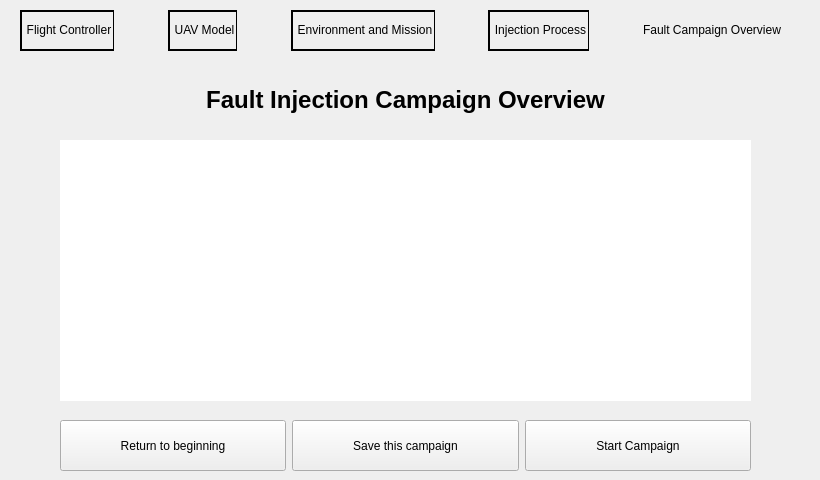
    <widget class="QWidget" name="page_6">
     <widget class="QLabel" name="label_SFGPSO">
      <property name="geometry">
       <rect>
        <x>0</x>
        <y>70</y>
        <width>811</width>
        <height>61</height>
       </rect>
      </property>
      <property name="toolTip">
       <string>&lt;html&gt;&lt;head/&gt;&lt;body&gt;&lt;p align=&quot;center&quot;&gt;&lt;br/&gt;&lt;/p&gt;&lt;/body&gt;&lt;/html&gt;</string>
      </property>
      <property name="whatsThis">
       <string>&lt;html&gt;&lt;head/&gt;&lt;body&gt;&lt;p align=&quot;center&quot;&gt;&lt;br/&gt;&lt;/p&gt;&lt;/body&gt;&lt;/html&gt;</string>
      </property>
      <property name="styleSheet">
       <string notr="true">font-size: 24px;
font-weight: bold;</string>
      </property>
      <property name="text">
       <string>&lt;html&gt;&lt;head/&gt;&lt;body&gt;&lt;p align=&quot;center&quot;&gt;Fault Injection Campaign Overview&lt;/p&gt;&lt;/body&gt;&lt;/html&gt;</string>
      </property>
      <property name="alignment">
       <set>Qt::AlignCenter</set>
      </property>
      <property name="wordWrap">
       <bool>true</bool>
      </property>
     </widget>
     <widget class="QTextEdit" name="textEditOverview">
      <property name="geometry">
       <rect>
        <x>60</x>
        <y>140</y>
        <width>691</width>
        <height>261</height>
       </rect>
      </property>
      <property name="styleSheet">
       <string notr="true">border-top-left-radius: 10px;
border-top-right-radius: 10px;
border-bottom-left-radius: 10px;
border-bottom-right-radius: 10px;</string>
      </property>
      <property name="readOnly">
       <bool>true</bool>
      </property>
     </widget>
     <widget class="QWidget" name="layoutWidget">
      <property name="geometry">
       <rect>
        <x>60</x>
        <y>420</y>
        <width>691</width>
        <height>51</height>
       </rect>
      </property>
      <layout class="QHBoxLayout" name="horizontalLayout_19">
       <item>
        <widget class="QPushButton" name="pushButton_SFGPSO_goback">
         <property name="sizePolicy">
          <sizepolicy hsizetype="Preferred" vsizetype="Preferred">
           <horstretch>0</horstretch>
           <verstretch>0</verstretch>
          </sizepolicy>
         </property>
         <property name="styleSheet">
          <string notr="true">qproperty-toolTip: &quot;Return to the first screen.&quot;;</string>
         </property>
         <property name="text">
          <string>Return to beginning</string>
         </property>
        </widget>
       </item>
       <item>
        <widget class="QPushButton" name="pushButton_SFGPSO_savecampaign">
         <property name="sizePolicy">
          <sizepolicy hsizetype="Preferred" vsizetype="Preferred">
           <horstretch>0</horstretch>
           <verstretch>0</verstretch>
          </sizepolicy>
         </property>
         <property name="styleSheet">
          <string notr="true">qproperty-toolTip: &quot;Save the currently defined campaign as a file for future use.&quot;;</string>
         </property>
         <property name="text">
          <string>Save this campaign</string>
         </property>
        </widget>
       </item>
       <item>
        <widget class="QPushButton" name="pushButton_SFGPSO_confirm">
         <property name="sizePolicy">
          <sizepolicy hsizetype="Preferred" vsizetype="Preferred">
           <horstretch>0</horstretch>
           <verstretch>0</verstretch>
          </sizepolicy>
         </property>
         <property name="styleSheet">
          <string notr="true">qproperty-toolTip: &quot;Start the fault injection campaign.&quot;;</string>
         </property>
         <property name="text">
          <string>Start Campaign</string>
         </property>
        </widget>
       </item>
      </layout>
     </widget>
     <widget class="QWidget" name="horizontalLayoutWidget_4">
      <property name="geometry">
       <rect>
        <x>20</x>
        <y>10</y>
        <width>761</width>
        <height>41</height>
       </rect>
      </property>
      <layout class="QHBoxLayout" name="horizontalLayout_5">
       <property name="spacing">
        <number>0</number>
       </property>
       <property name="sizeConstraint">
        <enum>QLayout::SetDefaultConstraint</enum>
       </property>
       <property name="leftMargin">
        <number>0</number>
       </property>
       <item>
        <widget class="QLabel" name="label_header_16">
         <property name="styleSheet">
          <string notr="true">font:10pt &quot;Open Sans&quot;;
border-width: 2px;
border-style: solid;
border-right-width: 1px;</string>
         </property>
         <property name="text">
          <string>&lt;html&gt;&lt;head/&gt;&lt;body&gt;&lt;p align=&quot;center&quot;&gt;Flight Controller&lt;/p&gt;&lt;/body&gt;&lt;/html&gt;</string>
         </property>
        </widget>
       </item>
       <item>
        <widget class="QLabel" name="label_31">
         <property name="styleSheet">
          <string notr="true">image: url(:/Logos/images/simple_vector.png);</string>
         </property>
         <property name="text">
          <string/>
         </property>
        </widget>
       </item>
       <item>
        <widget class="QLabel" name="label_header_17">
         <property name="styleSheet">
          <string notr="true">font:10pt &quot;Open Sans&quot;;
border-width: 2px;
border-style: solid;
border-right-width: 1px;</string>
         </property>
         <property name="text">
          <string>&lt;html&gt;&lt;head/&gt;&lt;body&gt;&lt;p align=&quot;center&quot;&gt;UAV Model&lt;/p&gt;&lt;/body&gt;&lt;/html&gt;</string>
         </property>
        </widget>
       </item>
       <item>
        <widget class="QLabel" name="label_32">
         <property name="styleSheet">
          <string notr="true">image: url(:/Logos/images/simple_vector.png);</string>
         </property>
         <property name="text">
          <string/>
         </property>
        </widget>
       </item>
       <item>
        <widget class="QLabel" name="label_header_18">
         <property name="styleSheet">
          <string notr="true">font:10pt &quot;Open Sans&quot;;
border-width: 2px;
border-style: solid;
border-right-width: 1px;</string>
         </property>
         <property name="text">
          <string>&lt;html&gt;&lt;head/&gt;&lt;body&gt;&lt;p align=&quot;center&quot;&gt;Environment and Mission&lt;/p&gt;&lt;/body&gt;&lt;/html&gt;</string>
         </property>
        </widget>
       </item>
       <item>
        <widget class="QLabel" name="label_33">
         <property name="styleSheet">
          <string notr="true">image: url(:/Logos/images/simple_vector.png);</string>
         </property>
         <property name="text">
          <string/>
         </property>
        </widget>
       </item>
       <item>
        <widget class="QLabel" name="label_header_19">
         <property name="styleSheet">
          <string notr="true">font:10pt &quot;Open Sans&quot;;
border-width: 2px;
border-style: solid;
border-right-width: 1px;</string>
         </property>
         <property name="text">
          <string>&lt;html&gt;&lt;head/&gt;&lt;body&gt;&lt;p align=&quot;center&quot;&gt;Injection Process&lt;/p&gt;&lt;/body&gt;&lt;/html&gt;</string>
         </property>
        </widget>
       </item>
       <item>
        <widget class="QLabel" name="label_34">
         <property name="styleSheet">
          <string notr="true">image: url(:/Logos/images/simple_vector.png);</string>
         </property>
         <property name="text">
          <string/>
         </property>
        </widget>
       </item>
       <item>
        <widget class="QLabel" name="label_header_20">
         <property name="styleSheet">
          <string notr="true">font:10pt &quot;Open Sans&quot;;
background-color: rgb(149, 188, 242);
border-width: 2px;
border-style: solid;
border-right-width: 2px;
qproperty-toolTip: &quot;This screen can be used&lt;br&gt; to observe a summary of the defined fault campaign.&quot;;</string>
         </property>
         <property name="text">
          <string>&lt;html&gt;&lt;head/&gt;&lt;body&gt;&lt;p&gt;Fault Campaign Overview&lt;/p&gt;&lt;/body&gt;&lt;/html&gt;</string>
         </property>
        </widget>
       </item>
      </layout>
     </widget>
    </widget>
